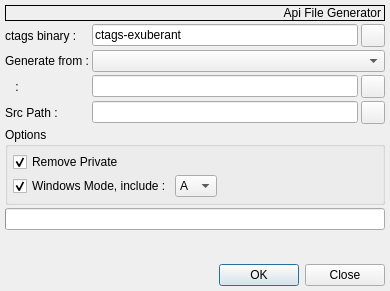
<?xml version="1.0" encoding="UTF-8"?>
<ui version="4.0">
 <class>UICtags2Api</class>
 <widget class="QDialog" name="UICtags2Api">
  <property name="geometry">
   <rect>
    <x>0</x>
    <y>0</y>
    <width>390</width>
    <height>291</height>
   </rect>
  </property>
  <property name="windowTitle">
   <string>Api File Generator</string>
  </property>
  <property name="windowIcon">
   <iconset>
    <normaloff>:/icons/Ctags2Api.png</normaloff>:/icons/Ctags2Api.png</iconset>
  </property>
  <layout class="QGridLayout">
   <property name="margin">
    <number>5</number>
   </property>
   <property name="spacing">
    <number>3</number>
   </property>
   <item row="0" column="0" colspan="3">
    <widget class="QLabel" name="lInformations">
     <property name="frameShape">
      <enum>QFrame::Box</enum>
     </property>
     <property name="text">
      <string>Api File Generator</string>
     </property>
     <property name="alignment">
      <set>Qt::AlignRight|Qt::AlignTrailing|Qt::AlignVCenter</set>
     </property>
    </widget>
   </item>
   <item row="1" column="0">
    <widget class="QLabel" name="lCtagsBinary">
     <property name="text">
      <string>ctags binary :</string>
     </property>
    </widget>
   </item>
   <item row="1" column="1">
    <widget class="QLineEdit" name="leCtagsBinary">
     <property name="toolTip">
      <string>Locate your ctags binary file</string>
     </property>
     <property name="text">
      <string>ctags-exuberant</string>
     </property>
    </widget>
   </item>
   <item row="1" column="2">
    <widget class="QToolButton" name="tbCtagsBinary">
     <property name="icon">
      <iconset>
       <normaloff>:/tools/icons/tools/file.png</normaloff>:/tools/icons/tools/file.png</iconset>
     </property>
    </widget>
   </item>
   <item row="2" column="0">
    <widget class="QLabel" name="lGenerateFrom">
     <property name="text">
      <string>Generate from :</string>
     </property>
    </widget>
   </item>
   <item row="2" column="1" colspan="2">
    <widget class="QComboBox" name="cbGenerateFrom">
     <property name="toolTip">
      <string>Generate from a include sources directory or already made ctags file</string>
     </property>
     <property name="currentIndex">
      <number>-1</number>
     </property>
     <item>
      <property name="text">
       <string>Include Directory</string>
      </property>
     </item>
     <item>
      <property name="text">
       <string>Ctags File</string>
      </property>
     </item>
    </widget>
   </item>
   <item row="3" column="0">
    <layout class="QHBoxLayout">
     <property name="spacing">
      <number>0</number>
     </property>
     <property name="margin">
      <number>0</number>
     </property>
     <item>
      <widget class="QLabel" name="lLabel">
       <property name="sizePolicy">
        <sizepolicy hsizetype="Maximum" vsizetype="Preferred">
         <horstretch>0</horstretch>
         <verstretch>0</verstretch>
        </sizepolicy>
       </property>
       <property name="text">
        <string/>
       </property>
      </widget>
     </item>
     <item>
      <widget class="QLabel" name="lPoint">
       <property name="text">
        <string> :</string>
       </property>
      </widget>
     </item>
    </layout>
   </item>
   <item row="3" column="1">
    <widget class="QLineEdit" name="leLabel">
     <property name="toolTip">
      <string>Locate include sources directory / ctags file</string>
     </property>
    </widget>
   </item>
   <item row="3" column="2">
    <widget class="QToolButton" name="tbBrowse">
     <property name="icon">
      <iconset>
       <normaloff>:/tools/icons/tools/icon.png</normaloff>:/tools/icons/tools/icon.png</iconset>
     </property>
    </widget>
   </item>
   <item row="4" column="0">
    <widget class="QLabel" name="lSrcPath">
     <property name="text">
      <string>Src Path :</string>
     </property>
    </widget>
   </item>
   <item row="4" column="1">
    <widget class="QLineEdit" name="leSrcPath">
     <property name="toolTip">
      <string>Ctags don't stock absolute file path in file, locate the original directory from where you generated this ctags file</string>
     </property>
    </widget>
   </item>
   <item row="4" column="2">
    <widget class="QToolButton" name="tbSrcPathBrowse">
     <property name="icon">
      <iconset>
       <normaloff>:/tools/icons/tools/icon.png</normaloff>:/tools/icons/tools/icon.png</iconset>
     </property>
    </widget>
   </item>
   <item row="5" column="0" colspan="3">
    <widget class="QGroupBox" name="gbOptions">
     <property name="title">
      <string>Options</string>
     </property>
     <layout class="QGridLayout">
      <property name="margin">
       <number>5</number>
      </property>
      <property name="spacing">
       <number>3</number>
      </property>
      <item row="0" column="0" colspan="3">
       <widget class="QCheckBox" name="cbRemovePrivate">
        <property name="toolTip">
         <string>Remove private declarations</string>
        </property>
        <property name="text">
         <string>Remove Private</string>
        </property>
        <property name="checked">
         <bool>true</bool>
        </property>
       </widget>
      </item>
      <item row="1" column="0">
       <widget class="QCheckBox" name="cbWindowsMode">
        <property name="toolTip">
         <string>Windows mode ( only keep one of the 2 windows api members ending with A or W )</string>
        </property>
        <property name="text">
         <string>Windows Mode, include :</string>
        </property>
        <property name="checked">
         <bool>true</bool>
        </property>
       </widget>
      </item>
      <item row="1" column="1">
       <widget class="QComboBox" name="cbLetter">
        <property name="toolTip">
         <string>Choose ending letter you want to keep</string>
        </property>
        <item>
         <property name="text">
          <string>A</string>
         </property>
        </item>
        <item>
         <property name="text">
          <string>W</string>
         </property>
        </item>
       </widget>
      </item>
      <item row="1" column="2">
       <spacer>
        <property name="orientation">
         <enum>Qt::Horizontal</enum>
        </property>
        <property name="sizeHint" stdset="0">
         <size>
          <width>40</width>
          <height>20</height>
         </size>
        </property>
       </spacer>
      </item>
     </layout>
    </widget>
   </item>
   <item row="6" column="0" colspan="3">
    <widget class="QProgressBar" name="pbLoading">
     <property name="minimumSize">
      <size>
       <width>1</width>
       <height>0</height>
      </size>
     </property>
     <property name="alignment">
      <set>Qt::AlignHCenter</set>
     </property>
    </widget>
   </item>
   <item row="7" column="0" colspan="3">
    <spacer>
     <property name="orientation">
      <enum>Qt::Vertical</enum>
     </property>
     <property name="sizeHint" stdset="0">
      <size>
       <width>369</width>
       <height>16</height>
      </size>
     </property>
    </spacer>
   </item>
   <item row="8" column="0" colspan="3">
    <widget class="QDialogButtonBox" name="dbbButtons">
     <property name="standardButtons">
      <set>QDialogButtonBox::Close|QDialogButtonBox::Ok</set>
     </property>
    </widget>
   </item>
  </layout>
 </widget>
 <resources>
  <include location="../../../../../monkey/src/resources/resources.qrc"/>
  <include location="../resources/Ctags2Api.qrc"/>
 </resources>
 <connections>
  <connection>
   <sender>dbbButtons</sender>
   <signal>accepted()</signal>
   <receiver>UICtags2Api</receiver>
   <slot>accept()</slot>
   <hints>
    <hint type="sourcelabel">
     <x>299</x>
     <y>219</y>
    </hint>
    <hint type="destinationlabel">
     <x>298</x>
     <y>150</y>
    </hint>
   </hints>
  </connection>
  <connection>
   <sender>dbbButtons</sender>
   <signal>rejected()</signal>
   <receiver>UICtags2Api</receiver>
   <slot>reject()</slot>
   <hints>
    <hint type="sourcelabel">
     <x>373</x>
     <y>240</y>
    </hint>
    <hint type="destinationlabel">
     <x>378</x>
     <y>150</y>
    </hint>
   </hints>
  </connection>
  <connection>
   <sender>cbGenerateFrom</sender>
   <signal>currentIndexChanged(QString)</signal>
   <receiver>lLabel</receiver>
   <slot>setText(QString)</slot>
   <hints>
    <hint type="sourcelabel">
     <x>146</x>
     <y>53</y>
    </hint>
    <hint type="destinationlabel">
     <x>5</x>
     <y>78</y>
    </hint>
   </hints>
  </connection>
  <connection>
   <sender>cbWindowsMode</sender>
   <signal>toggled(bool)</signal>
   <receiver>cbLetter</receiver>
   <slot>setEnabled(bool)</slot>
   <hints>
    <hint type="sourcelabel">
     <x>119</x>
     <y>167</y>
    </hint>
    <hint type="destinationlabel">
     <x>168</x>
     <y>169</y>
    </hint>
   </hints>
  </connection>
 </connections>
</ui>
